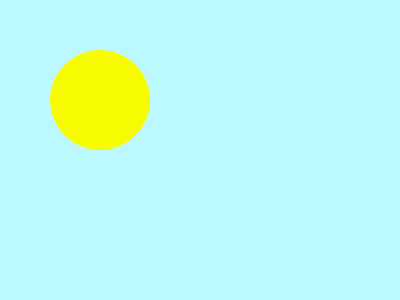
Frame 1 (no input)
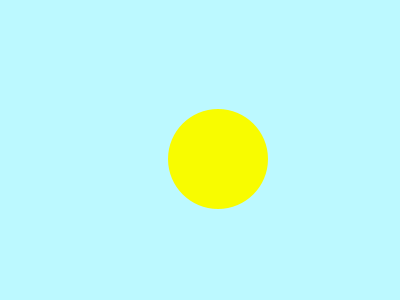
Frame 60 (the mouse pressed at the canvas centre just before this capture)
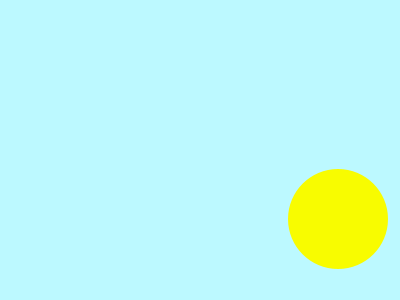
Frame 120 (the mouse held since frame 60 and released just before this capture)

The Processing sketch that drew these frames (run headless with seeded random() and noise(); from frame 60 on, the mouse is pressed at the canvas centre):

// Processing sketch: seasons
// ── seasons.pde
float yLoc = 0;
float sunDown_x = 0;
float sunDown_y = 0;
float sunX, sunY;

void setup() {
  size(400,300);
  background(#BCF9FF);  
  
  colorMode(HSB);
  frameRate(20);
}

void draw() {
  println(frameCount);

  // sunny day
  if(frameCount < 200){

    background(#BCF9FF);
    noStroke();
    fill(#F8FC00);

    sunX = 100 + sunDown_x;
    sunY = 100 + sunDown_y;
    ellipse(sunX, sunY, 100, 100);
    
    sunDown_x = sunDown_x + 2;
    sunDown_y = sunDown_y + 1;

    if(sunX > width){
      // background(random(random(185,200),random(10,40)),87,95);
      background(random(17,36),87,95);
    }
    // ToDo: add some clouds and trees or birds...
  }


  // rainy day
  if(frameCount > 200 && frameCount<500){
    noStroke();

    fill(#0E1846);
    ellipse(0, 0, 100, 100);
    ellipse(50, 0, 100, 100);
    ellipse(100, 0, 100, 100);
    ellipse(150, 0, 100, 100);  

    ellipse(250, 30, 100, 100);
    ellipse(300, 30, 100, 100);
    ellipse(350, 30, 100, 100);
    ellipse(400, 30, 100, 100);

    // fill(#FCD0A3, 20);
    fill(0, 10);
    rect(0, 0, width, height);

    float rainColor = random(255);
    stroke(rainColor,250,255); // Hue, Saturation and Brightness);
    strokeWeight(2);
    
    float xLoc = random(width);
    yLoc = yLoc + random(10); //random(height);
    if(yLoc > height){
      fill(rainColor,250,255); // Hue, Saturation and Brightness);
      ellipse(xLoc, yLoc, 20, 20);
      yLoc = 0;
    }
    
    line(xLoc, yLoc, xLoc, yLoc + 5);
    
  }

  // starry night
  if(frameCount > 500){
    noStroke();

    fill(0, 10);
    rect(0, 0, width, height);

    fill(255);
    ellipse(random(width), random(height/2), random(10), random(10));
    
  }

  // //println(frameCount);
  
}
